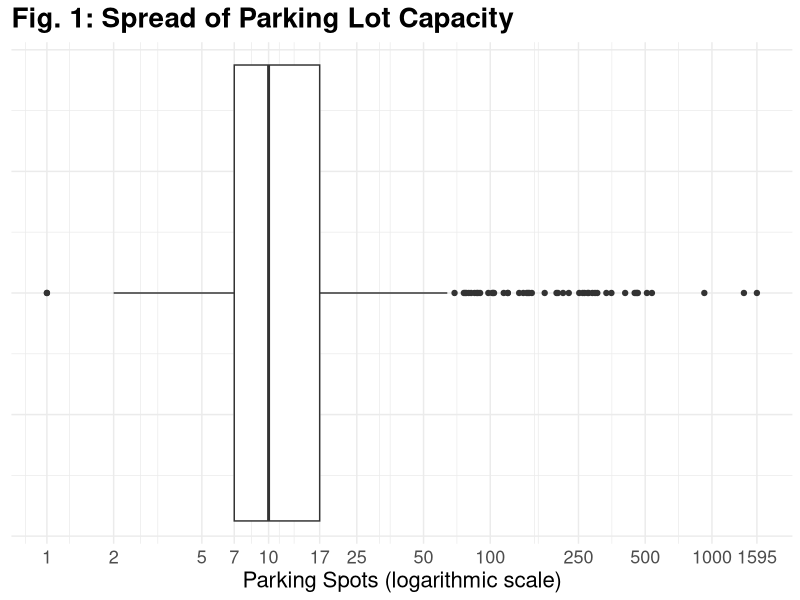
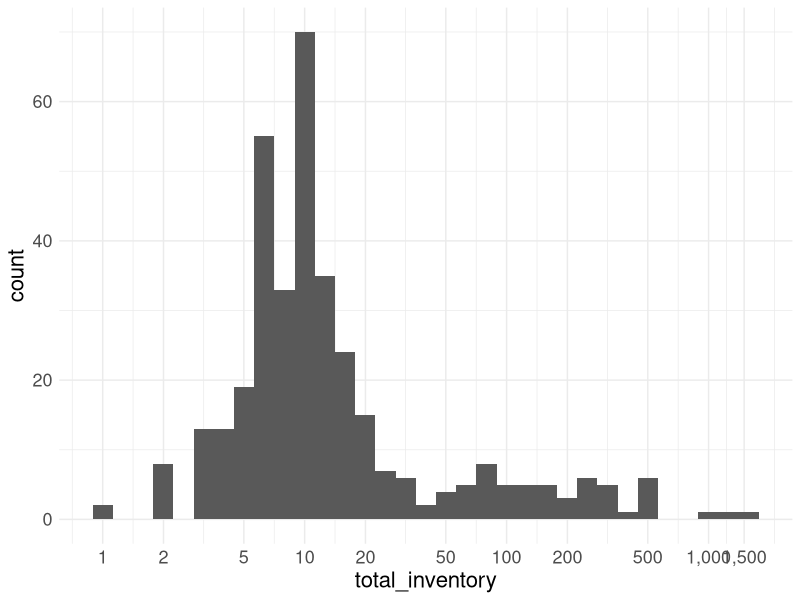
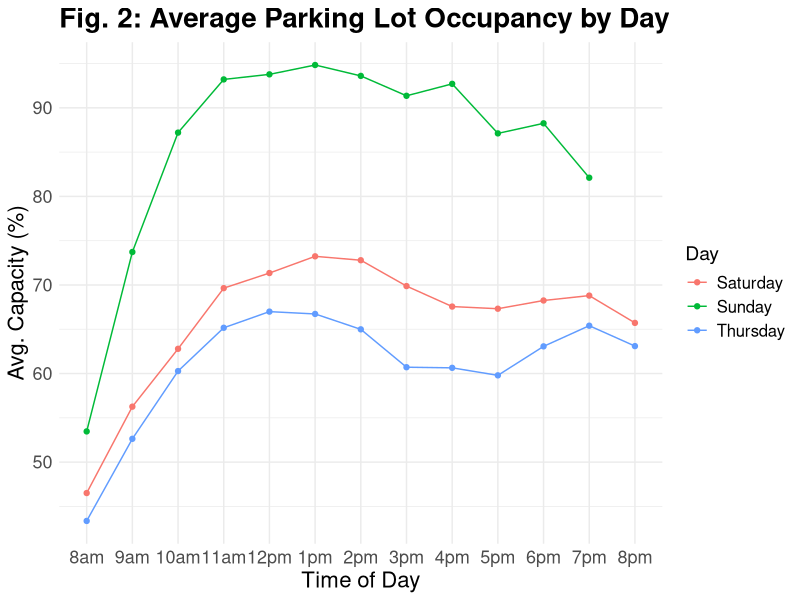
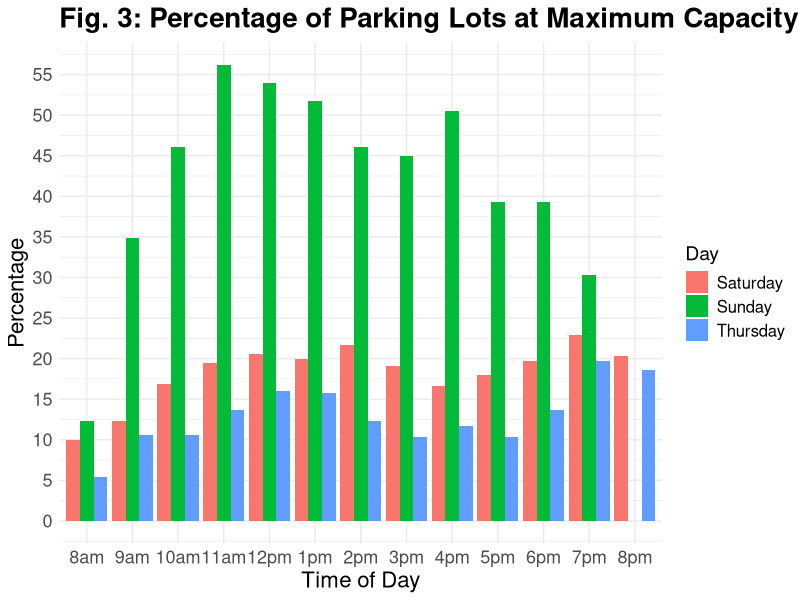

The R script that drew these images, in order:
library(tidyverse)
library(readr)

#parking_data <- read_csv("parking_study_occupancy_datasd.csv")
parking_data <- read_csv("parking_with_regions.csv")

#Create image directory for storing images if it does not already exist
dir.create("docs/images", recursive = TRUE, showWarnings = FALSE)

#See if you can convert site_id to ints (check to make sure nothing is changed first)
parking_data %>% filter(parking_data$site_id != as.integer(parking_data$site_id)) %>% select(site_id) #You cannot

#See counts by day
parking_data %>% group_by(day_of_week) %>% summarize(n=n())

##See missings (several missings when total_inventory = 0)
colSums(is.na(parking_data))
nrow(parking_data %>% filter(total_inventory == 0))

##Create cleaned dataset where total_inventory <= 0 are removed
clean_parking <- parking_data %>% 
  filter(total_inventory > 0)

#Outlier fences (IQR version)
ufence <- unname(quantile((clean_parking %>% distinct(site_id, total_inventory, .keep_all = TRUE))$total_inventory, 0.75, na.rm=TRUE) + (1.5 * IQR((clean_parking %>% distinct(site_id, total_inventory, .keep_all = TRUE))$total_inventory, na.rm=TRUE)))
lfence <- unname(quantile((clean_parking %>% distinct(site_id, total_inventory, .keep_all = TRUE))$total_inventory, 0.25, na.rm=TRUE) - (1.5 * IQR((clean_parking %>% distinct(site_id, total_inventory, .keep_all = TRUE))$total_inventory, na.rm=TRUE)))
#Five number summary
summary(clean_parking$total_inventory)
#Whisker minimum
clean_parking %>% filter(total_inventory < quantile(total_inventory, 0.75, na.rm=TRUE) + (1.5 * IQR(total_inventory, na.rm=TRUE))) %>% pull(total_inventory) %>% max()

#Full boxplot with outliers
ggplot(clean_parking %>% distinct(site_id, total_inventory, .keep_all = TRUE), aes(x=total_inventory)) + 
  geom_boxplot() + 
  scale_x_log10(breaks = c(2, 5, 25, 50, 100, 250, 500, 1000, unname(quantile((clean_parking %>% distinct(site_id, total_inventory, .keep_all = TRUE))$total_inventory,  probs = c(0, 0.25, .5,.75,1))))) + 
  theme_minimal() + 
  labs(x = "Parking Spots (logarithmic scale)", title = "Fig. 1: Spread of Parking Lot Capacity") +
  theme(axis.text.y=element_blank(),
        plot.title    = element_text(size = 20, face = "bold"),
        plot.subtitle = element_text(size = 14),
        axis.title    = element_text(size = 16),   # both x and y axis titles
        axis.text     = element_text(size = 13))

#Histogram of parking lot capacity (not great, likely don't use)
ggplot(clean_parking %>% distinct(site_id, total_inventory, .keep_all = TRUE), aes(x=total_inventory)) + 
  geom_histogram(binwidth = 0.1) + 
  theme_minimal() +
  theme( plot.title    = element_text(size = 20, face = "bold"),
         plot.subtitle = element_text(size = 14),
         axis.title    = element_text(size = 16),   # both x and y axis titles
         axis.text     = element_text(size = 13),   # tick labels
         legend.title  = element_text(size = 14),
         legend.text   = element_text(size = 12)) +
  scale_x_log10(breaks = c(1, 2, 5, 10, 20, 50, 100, 200, 500, 1000, 1500),
                labels = scales::label_comma())


#Make sure to note that there are several outliers, its just not feasible to plot them on the graph
colSums(is.na(clean_parking))

#Check to see if occupancy ever is above max capacity and if pct is ever > 100
clean_parking %>% filter(if_any(names(clean_parking)[6:18], ~ .x > total_inventory))
clean_parking %>% filter(if_any(names(clean_parking)[19:31], ~ .x > 1)) %>% 
  select(total_inventory, names(clean_parking)[19:31])

#Look at how much they were over
max_overflows <- clean_parking %>% 
  mutate(row_max = apply(pick(6:18), 1, max, na.rm=TRUE), 
         max_col = names(pick(6:18))[apply(pick(6:18), 1, which.max)]) %>% 
  filter(row_max > total_inventory) %>%
  select(total_inventory, row_max, max_col) %>% 
  mutate(overflow_cnt = row_max - total_inventory, overflow_pct = row_max/total_inventory - 1)

max(max_overflows$overflow_cnt)

#Since the amount that cars are parked past capacity is a max of 6, this is likely not an issue and is instead cars parked on curbs, the grass, dividers, etc.

#Make sure that percents are correct (check for inconsistencies)
sum(clean_parking[6:18]/clean_parking$total_inventory - clean_parking[19:31] > 0.001, na.rm=TRUE) #sum = 0, so no mismatches

findIQROutliers <- function(x, s, n){
  lfence <- quantile(x, 0.25, na.rm=TRUE) - (1.5 * IQR(x, na.rm=TRUE))
  ufence <- quantile(x, 0.75, na.rm=TRUE) + (1.5 * IQR(x, na.rm=TRUE))
  out <- !is.na(x) & (x < lfence | x > ufence)
  data.frame(site = s[out], name = rep(n, sum(out)), pct = x[out], lfence = rep(lfence, sum(out)), ufence = rep(ufence, sum(out)))
}

#Claude suggested using 'Map' here to apply the IQR function across the dataframe
outliers <- Map(findIQROutliers, 
                clean_parking[19:31], 
                s = list(clean_parking[[1]]),
                n = names(clean_parking)[19:31]) %>%
  bind_rows()

#Every missing 8_pm recording is on a Sunday
colSums(is.na(clean_parking %>% filter(day_of_week == "sunday")))
nrow(clean_parking %>% filter(day_of_week == "sunday")) #Every Sunday recording does not have an 8pm recording -> likely not missing at random

#See sites that have the same id but different capacities (Debugged via Claude, namely the '.groups = "drop"')
capacity_variation <- clean_parking %>%
  group_by(site_id) %>%
  summarize(
    capacity_values = n_distinct(total_inventory),
    min_capacity = min(total_inventory, na.rm = TRUE),
    max_capacity = max(total_inventory, na.rm = TRUE),
    .groups = "drop"
  ) %>%
  filter(capacity_values > 1)

cat("\nSites with more than one listed capacity\n")
print(capacity_variation)

capacity_by_site <- clean_parking %>%
  group_by(site_id) %>%
  summarize(
    site_capacity = median(total_inventory, na.rm = TRUE),
    .groups = "drop"
  )

cat("\nUnique positive-capacity sites:",nrow(capacity_by_site),"\n")

#Prepare dataframe for plotting
rotated_df <- clean_parking |> pivot_longer(cols = c((names(clean_parking)[19:31])),
                                            names_to = "time",
                                            values_to = "pct") |> select(site_id, time, pct, day_of_week, neighborhood, region, total_inventory)
rotated_df$time <- factor(rotated_df$time, levels = names(clean_parking)[19:31])
rotated_df$day_of_week <- case_when(rotated_df$day_of_week == "saturday" ~ "Saturday",
                                    rotated_df$day_of_week == "sunday" ~ "Sunday",
                                    rotated_df$day_of_week == "thursday" ~ "Thursday")

#Plot occupancy percentages (x=time, y=pct, col=day)
ggplot(rotated_df %>% 
         group_by(time, day_of_week) %>% 
         summarize(avg_pct = mean(pct, na.rm=TRUE), .groups = "drop"), 
       aes(x=time, y=avg_pct*100, col=day_of_week, group = day_of_week)) + 
  geom_point() + 
  geom_line() + 
  labs(x="Time of Day", y = "Avg. Capacity (%)", title = "Fig. 2: Average Parking Lot Occupancy by Day", col= "Day") +
  scale_x_discrete(labels = c(
                      "8am", "9am", "10am", "11am", "12pm", "1pm", "2pm", "3pm", "4pm", "5pm", "6pm", "7pm", "8pm"
  )) +
  theme_minimal() +
  theme(plot.title    = element_text(size = 20, face = "bold"),
        plot.subtitle = element_text(size = 14),
        axis.title    = element_text(size = 16),   # both x and y axis titles
        axis.text     = element_text(size = 13),   # tick labels
        legend.title  = element_text(size = 14),
        legend.text   = element_text(size = 12))

#Plot percentages by time that are >= 100%
ggplot(rotated_df %>%
         group_by(time, day_of_week) %>%
         summarise(overall_pct = mean(pct >= 1) * 100, .groups = "drop"),
       aes(x=time, y= overall_pct, fill=day_of_week)) + geom_col(position = "dodge") +
  scale_x_discrete(labels = c("8am", "9am", "10am", "11am", "12pm", "1pm", "2pm", "3pm", "4pm", "5pm", "6pm", "7pm", "8pm")) +
  labs(x="Time of Day", y="Percentage", title = "Fig. 3: Percentage of Parking Lots at Maximum Capacity", fill="Day") + 
  theme_minimal() +
  theme(
    plot.title    = element_text(size = 20, face = "bold"),
    plot.subtitle = element_text(size = 14),
    axis.title    = element_text(size = 16),   # both x and y axis titles
    axis.text     = element_text(size = 13),   # tick labels
    legend.title  = element_text(size = 14),
    legend.text   = element_text(size = 12)
  ) +
  scale_y_continuous(breaks = seq(0, 60, by=5))

parking_data %>% group_by(site_id) %>% summarize(n=n())

#View occupancy by region
region_occupancy_summary <- rotated_df %>%
  filter(!is.na(pct)) %>%
  group_by(region) %>%
  summarize(
    mean_occupancy_pct = mean(pct) * 100,
    unique_sites = n_distinct(site_id),
    observations = n(),
    .groups = "drop"
  ) %>%
  arrange(desc(mean_occupancy_pct))

cat("\nMean Occupancy by Region\n")
print(
  region_occupancy_summary
)

#Site capacity occupancy
site_capacity_groups <- capacity_by_site %>%
  mutate(lot_size_group = cut(
    site_capacity,
    breaks = c(-Inf, 5, 10, 20, 50, 100, Inf),
    labels = c("1-5", "6-10", "11-20", "21-50", "51-100", "101+"),
    right = TRUE
    ))

capacity_occupancy_summary <- rotated_df %>%
  filter(!is.na(pct)) %>%
  left_join(
    site_capacity_groups %>%
      select(site_id, site_capacity, lot_size_group),
    by = "site_id"
  ) %>%
  group_by(lot_size_group) %>%
  summarize(
    mean_occupancy_pct = mean(pct) * 100,
    unique_sites = n_distinct(site_id),
    observations = n(),
    .groups = "drop"
  )

cat("\nMean Occupancy by Parking Capacity Group\n")
print(capacity_occupancy_summary)
cat(
  "\nUnique sites represented across capacity groups:",
  sum(capacity_occupancy_summary$unique_sites),
  "\n"
)
